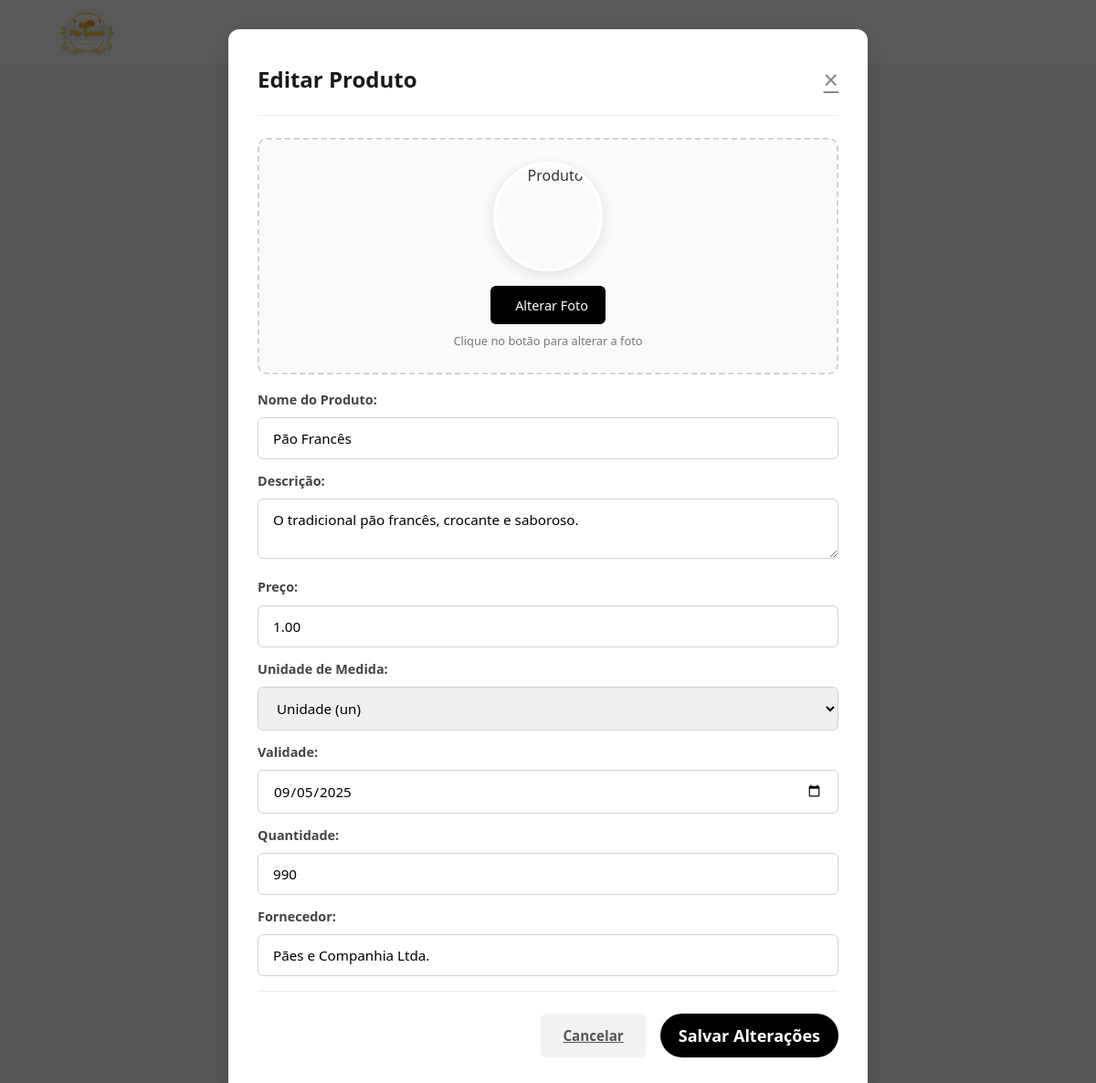
/alteracoes/Alterar_Produto.php?id=22, run on the app's committed database.
### tables this page shows
CREATE TABLE `produto` (
  `id_produto` int(11) NOT NULL,
  `id_fornecedor` int(11) NOT NULL,
  `nome_produto` varchar(80) DEFAULT NULL,
  `descricao` varchar(150) DEFAULT NULL,
  `preco` decimal(10,2) DEFAULT NULL,
  `unmedida` char(10) DEFAULT NULL,
  `validade` date DEFAULT NULL,
  `imagem_produto` longblob DEFAULT NULL,
  `quantidade_produto` varchar(255) DEFAULT NULL,
  `ativo` tinyint(1) DEFAULT 1
);

CREATE TABLE `fornecedores` (
  `id_fornecedor` int(11) NOT NULL,
  `razao_social` varchar(80) DEFAULT NULL,
  `cnpj_fornecedor` varchar(25) DEFAULT NULL,
  `email_fornecedor` varchar(80) DEFAULT NULL,
  `telefone_fornecedor` varchar(20) DEFAULT NULL,
  `cep_fornecedor` varchar(20) DEFAULT NULL,
  `rua_fornecedor` varchar(50) DEFAULT NULL,
  `numero_fornecedor` int(11) DEFAULT NULL,
  `bairro_fornecedor` varchar(80) DEFAULT NULL,
  `cidade_fornecedor` varchar(50) DEFAULT NULL,
  `uf_fornecedor` char(2) DEFAULT NULL,
  `responsavel` varchar(80) DEFAULT NULL,
  `ativo` tinyint(1) DEFAULT 1
);

### php/funcoes.php (called while the page is built, shortened)
<?php
require_once 'conexao.php';
?>
<?php
function buscarProdutoPorId($id_produto) {
    global $pdo;
    try {
        $sql = "SELECT p.id_produto, p.nome_produto, p.descricao, p.preco, p.unmedida, p.validade, p.imagem_produto, p.quantidade_produto, f.razao_social FROM produto p  LEFT JOIN fornecedores f ON f.id_fornecedor = f.id_fornecedor  WHERE id_produto  = :id";
        $stmt = $pdo->prepare($sql);
        $stmt->bindParam(':id', $id_produto, PDO::PARAM_INT);
        $stmt->execute();
        return $stmt->fetch(PDO::FETCH_ASSOC);
    } catch (PDOException $e) {
        error_log("Erro ao buscar produto: " . $e->getMessage());
        return null;
    }
}
?>

### alteracoes/Alterar_Produto.php (the view, shortened to what this page needs)
<?php
require_once '../php/funcoes.php';
$id_produto = isset($_GET['id']) ? intval($_GET['id']) : 0;
$produto = null;
if($id_produto > 0) {
    $produto = buscarProdutoPorId($id_produto);
}
?>
<!DOCTYPE html>
<html lang="PT-BR">
<head>
    <link rel="stylesheet" href="../css/styles.css">
    <link rel="stylesheet" href="../css/alterar.css">
    <link href="https://cdn.jsdelivr.net/npm/remixicon@3.5.0/fonts/remixicon.css" rel="stylesheet">
</head>
<body>
<header>
    <img src="../img/logo.png" alt="Logo">
</header>
<div class="modal-editar">
    <div class="modal-editar__container">
        <div class="modal-editar__header">
            <h2 class="modal-editar__titulo">Editar Produto</h2>
            <a href="../html_listas/lista_de_produto.php" class="modal-editar__fechar">&times;</a>
        </div>
        <form id="formulario-editar-produto" class="formulario" action="../php/alterar_produto.php" method="POST" enctype="multipart/form-data">
        <div class="grupo-formulario grupo-formulario--completo">
            <div class="container-foto">
                <img src="../php/mostrar_imagem.php?id=<?= $produto['id_produto'] ?>"
                    alt="Produto"
                    class="previsualizacao-foto"
                     id="foto_produto_preview">
                <label for="foto_produto" class="rotulo-foto">
                <i class="ri-camera-line"></i> Alterar Foto
            </label>
            <p class="instrucoes-foto">Clique no botão para alterar a foto</p>
            </div>
            <div class="grupo-formulario">
                <label for="nome_produto" class="rotulo-formulario">Nome do Produto:</label>
                <input type="text" name="nome_produto" id="nome_produto" class="entrada-formulario" value="<?= htmlspecialchars($produto['nome_produto']) ?>" >
            </div>
            <div class="grupo-formulario">
                <label for="descricao" class="rotulo-formulario">Descrição:</label>
                <textarea name="descricao" id="descricao" class="entrada-formulario" ><?= htmlspecialchars($produto['descricao']) ?></textarea>
            </div>
            <div class="grupo-formulario">
                <label for="preco" class="rotulo-formulario">Preço:</label>
                <input type="text" name="preco" id="preco" class="entrada-formulario" placeholder="R$ 0,00"  value="<?= htmlspecialchars($produto['preco']) ?>">
            </div>
            <div class="grupo-formulario">
                <label for="unmedida" class="rotulo-formulario">Unidade de Medida:</label>
                <select name="unmedida" id="unmedida" class="entrada-formulario" >
                    <option value="un" <?= ($produto['unmedida'] ?? '') === 'un' ? 'selected' : '' ?>>Unidade (un)</option>
                </select>
            </div>
            <div class="grupo-formulario">
                <label for="validade" class="rotulo-formulario">Validade:</label>
                <input type="date" name="validade" id="validade" class="entrada-formulario" value="<?= htmlspecialchars($produto['validade']) ?>" />
            </div>
            <div class="grupo-formulario">
                <label for="quantidade_produto" class="rotulo-formulario">Quantidade:</label>
                <input type="number" name="quantidade_produto" id="quantidade_produto" class="entrada-formulario" value="<?= htmlspecialchars($produto['quantidade_produto']) ?>" />
            </div>
            <div class="grupo-formulario">
                <label for="razao_social" class="rotulo-formulario">Fornecedor:</label>
                <input type="text" name="razao_social" id="razao_social" class="entrada-formulario" value="<?= htmlspecialchars($produto['razao_social']) ?>" />
            </div>
            <div class="acoes-formulario">
                <a href="../html_listas/lista_de_produto.php" class="botao botao--secundario">Cancelar</a>
                <button type="submit" class="botao botao--primario">Salvar Alterações</button>
            </div>
        </form>
    </div>
</div>
</body>
</html>

### css/styles.css (style rules this page uses)
html, body { margin: 0; padding: 0; font-family: sans-serif; background-image: url('../img/fundo_padaria.png'); background-size: cover; background-repeat: no-repeat; background-position: center; background-attachment: fixed; display: flex; flex-direction: column; align-items: center; min-height: 100vh; overflow-x: hidden; }
header { background-color: white; width: 100vw; height: 70px; display: flex; align-items: center; padding-left: 60px; box-sizing: border-box; top: 0; left: 0; z-index: 10; }
header img { height: 70px; width: 70px; }
button.botao { background-color: #000; border: none; border-radius: 25px; padding: 10px 20px; color: white; font-size: 18px; cursor: pointer; display: flex; align-items: center; }

### css/alterar.css (style rules this page uses)
* { box-sizing: border-box; margin: 0; padding: 0; font-family: 'Segoe UI', Tahoma, Geneva, Verdana, sans-serif; }
body { background-color: #f5f7fa; color: #333; line-height: 1.6; }
.modal-editar { display: block; position: fixed; z-index: 1000; inset: 0; background: rgba(0, 0, 0, 0.65); overflow-y: auto; padding: 2rem 0; }
.modal-editar__container { background: #fff; width: 90%; max-width: 700px; margin: 0 auto; padding: 2rem; border-radius: 12px; box-shadow: 0 10px 30px rgba(0, 0, 0, 0.15); position: relative; }
.modal-editar__header { display: flex; justify-content: space-between; align-items: center; margin-bottom: 1.5rem; padding-bottom: 1rem; border-bottom: 1px solid #eaeaea; }
.modal-editar__titulo { font-size: 1.5rem; font-weight: 700; color: #1a1a1a; }
.modal-editar__fechar { color: #888; font-size: 1.8rem; cursor: pointer; transition: color 0.2s ease; }
.formulario { display: grid; grid-template-columns: 1fr 1fr; gap: 1rem 1.5rem; }
.grupo-formulario { margin-bottom: 0.75rem; }
.grupo-formulario--completo { grid-column: 1 / -1; }
.rotulo-formulario { display: block; margin-bottom: 0.5rem; font-weight: 600; font-size: 0.9rem; color: #444; }
.entrada-formulario, .selecao-formulario { width: 100%; padding: 0.75rem 1rem; border: 1px solid #d1d1d1; border-radius: 6px; font-size: 0.95rem; transition: border-color 0.2s ease, box-shadow 0.2s ease; }
.container-foto { display: flex; flex-direction: column; align-items: center; justify-content: center; padding: 1.5rem; border: 2px dashed #d1d1d1; border-radius: 10px; background: #fafafa; margin-bottom: 1rem; transition: all 0.3s ease; text-align: center; }
.previsualizacao-foto { width: 120px; height: 120px; object-fit: cover; border-radius: 50%; border: 3px solid #fff; box-shadow: 0 4px 15px rgba(0, 0, 0, 0.1); margin-bottom: 1rem; cursor: pointer; transition: all 0.3s ease; }
.rotulo-foto { display: inline-flex; align-items: center; gap: 0.5rem; padding: 0.6rem 1.2rem; background: #000; color: white; border-radius: 6px; cursor: pointer; font-size: 0.9rem; font-weight: 500; transition: all 0.3s ease; }
.instrucoes-foto { font-size: 0.8rem; color: #777; margin-top: 0.5rem; }
.acoes-formulario { grid-column: 1 / -1; display: flex; justify-content: flex-end; gap: 1rem; margin-top: 1rem; padding-top: 1.5rem; border-top: 1px solid #eaeaea; }
.botao { padding: 0.75rem 1.5rem; border: none; border-radius: 6px; font-weight: 600; font-size: 0.95rem; cursor: pointer; transition: all 0.2s ease; }
.botao--primario { background: #1a1a1a; color: white; }
.botao--secundario { background: #f2f2f2; color: #555; }

### data on the page
produto: nome_produto "Pão Francês", descricao "O tradicional pão francês, crocante e saboroso.", preco "1.00", unmedida "Unidade (un)", validade "09/05/2025", quantidade_produto "990"
fornecedores: razao_social "Pães e Companhia Ltda."
